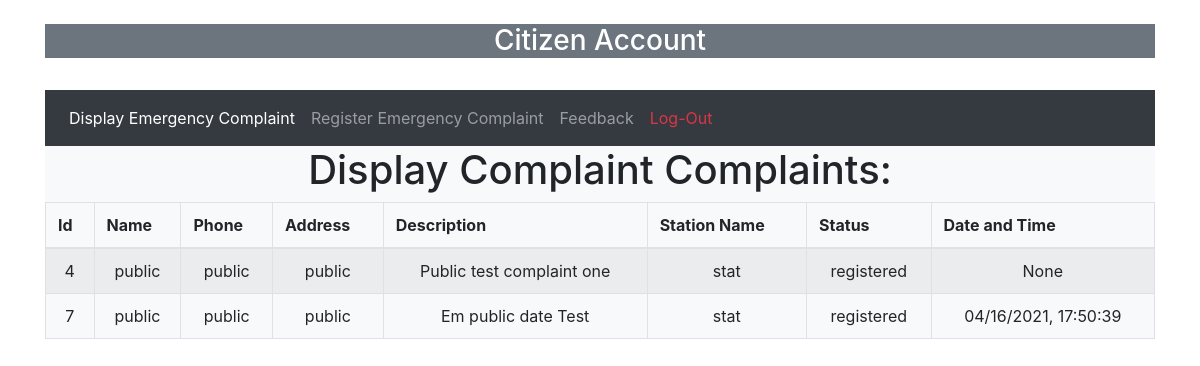
The app's page /public_account with its own data.
### tables this page shows
CREATE TABLE "emcomplaints" (
	"id"	INTEGER PRIMARY KEY AUTOINCREMENT,
	"name"	TEXT,
	"phone"	TEXT,
	"address"	TEXT,
	"description"	TEXT,
	"station_name"	TEXT,
	"status"	TEXT,
	"dnt"	TEXT
);

### main.py (the view)
@app.route('/public_account')
def public_account():
    if request.args.get('opt') is None or request.args.get('opt') == "display_public_emergency_complaint":
        citizen_phone = 'public'
        citizen_complaints = getAllEmergencyComplaintsOfCitizen(citizen_phone)
        return render_template('public-account.html', active='Display Emergency Complaint',
                               allComplaintsOfCitizen=citizen_complaints)
    elif request.args.get('opt') == "register_public_emergency_complaint":
        stations = getAllStations()
        return render_template('public-account.html', active='Register Emergency Complaint',
                               all_stations=stations)
    elif request.args.get('opt') == "feedback_public":
        return render_template('public-account.html', active='Feedback')
    return render_template('index.html', user=UserType)

### main.py (called while the page is built)
def get_db():
    db = getattr(g, '_database', None)
    if db is None:
        db = g._database = sqlite3.connect(DATABASE)
    return db

@app.teardown_appcontext
def close_connection(exception):
    db = getattr(g, '_database', None)
    if db is not None:
        db.close()

def query_db(query, args=(), one=False):
    cur = get_db().execute(query, args)
    rv = cur.fetchall()
    cur.close()
    return (rv[0] if rv else None) if one else rv

def getAllEmergencyComplaintsOfCitizen(citizen_phone):
    conn = get_db()
    complaints = query_db('select * from emcomplaints where phone = ?',
                          (citizen_phone,), one=False)
    return complaints

### templates/public-account.html (shortened to what this page needs)
<html>
<head>
    <link rel="stylesheet" href="https://stackpath.bootstrapcdn.com/bootstrap/4.4.1/css/bootstrap.min.css">
</head>
<body background="static/soldiers-1002_1920.jpg">
<div class="container">
	<h3 class="text-center   badge-secondary" >Citizen Account</h3></br>
	<nav class="navbar navbar-expand-lg navbar navbar-dark bg-dark">
	  <div class="collapse navbar-collapse" id="navbarTogglerDemo02">
		<ul class="navbar-nav mr-auto mt-2 mt-lg-0">
			<li class="nav-item {%if active== 'Display Emergency Complaint'%} active{%endif%}">
				<a class="nav-link" href="?opt=display_public_emergency_complaint">Display Emergency Complaint</span></a>
			</li>
			<li class="nav-item {%if active== 'Register Emergency Complaint'%} active{%endif%}">
				<a class="nav-link" href="?opt=register_public_emergency_complaint">Register Emergency Complaint</span></a>
			</li>
            <li class="nav-item {%if active== 'Feedback'%} active{%endif%}">
				<a class="nav-link" href="?opt=feedback_public">Feedback</span></a>
			</li>
			<li class="nav-item">
				<a class="nav-link text-danger" href="/logout">Log-Out</a>
			</li>
		</ul>
	  </div>
	</nav>
    {%if active== 'Display Emergency Complaint'%}
	<div class="table-scrol bg-light">
		 <h1 align="center">Display Complaint Complaints:</h1>
			<table class="table table-bordered table-hover table-striped" >
				<thead>
				<tr>
					<th align="center">Id</th>
					<th align="center">Name</th>
					<th align="center">Phone</th>
					<th align="center">Address</th>
					<th align="center">Description</th>
					<th align="center">Station Name</th>
					<th align="center">Status</th>
					<th align="center">Date and Time</th>
				</tr>
				</thead>
				{% for complaint in allComplaintsOfCitizen %}
				<tr>
					<td align="center">{{complaint[0]}}</td>
					<td align="center">{{complaint[1]}}</td>
					<td align="center">{{complaint[2]}}</td>
					<td align="center">{{complaint[3]}}</td>
					<td align="center">{{complaint[4]}}</td>
					<td align="center">{{complaint[5]}}</td>
					<td align="center">{{complaint[6]}}</td>
					<td align="center">{{complaint[7]}}</td>
				</tr>
				{%endfor%}
			</table>
	</div>
	{%endif%}
</div>
</body>
</html>

### records on screen
emcomplaints: id "4", name "public", phone "public", address "public", description "Public test complaint one", station_name "stat", status "registered", complaint "None"
emcomplaints: id "7", name "public", phone "public", address "public", description "Em public date Test", station_name "stat", status "registered", dnt "04/16/2021, 17:50:39"
